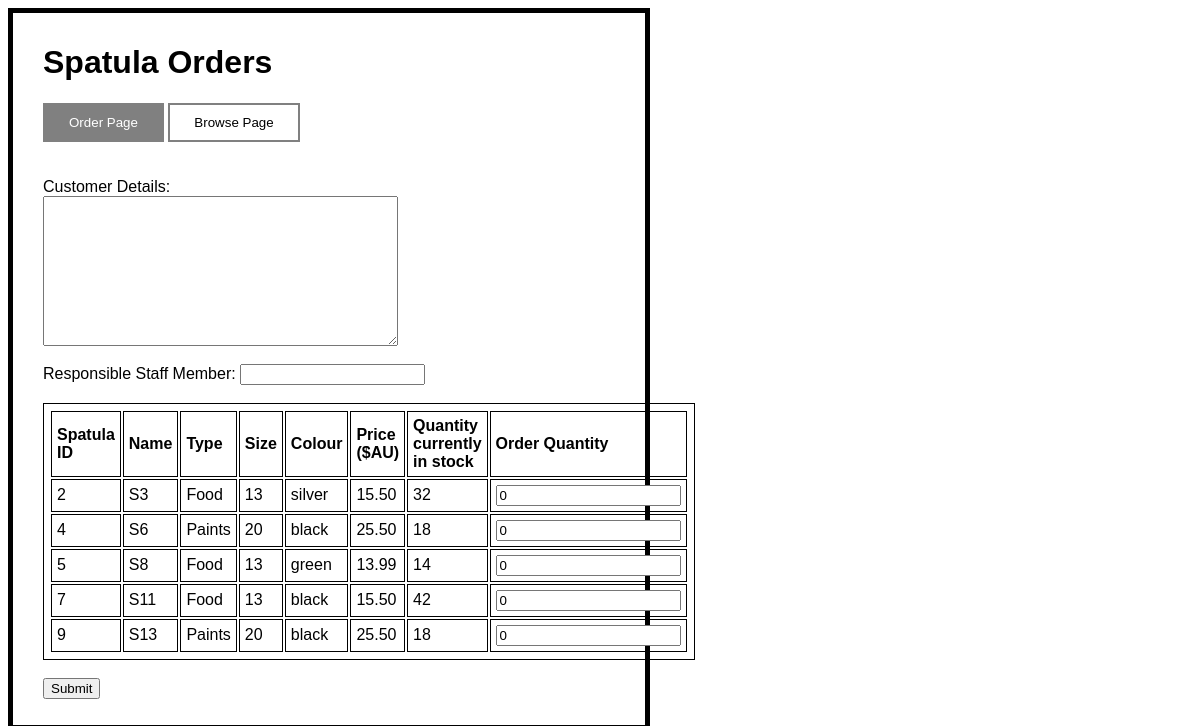
The app's page /order.php with its own data.
### tables this page shows
CREATE TABLE IF NOT EXISTS Spatula (
  idSpatula INT NOT NULL AUTO_INCREMENT,
  Name VARCHAR(45) NULL,
  Type ENUM('Food','Drugs','Paints','Plaster'),
  Size VARCHAR(50),
  Colour VARCHAR(50),
  Price DECIMAL(10,2),
  QuantityInStock INT,
  PRIMARY KEY (idSpatula));

### order.php (the view, shortened to what this page needs)
<html>
<head>
<link rel="stylesheet" href="style.css">
</head>
<body>
<div>
<h1>Spatula Orders</h1>
<a href='order.php'><input type='button' class='buttonOnPage' value='Order Page'/></a>
<a href='browse.php'><input type='button' class='button' value='Browse Page'/></a>
<br>
<br>
<br>
<?php
echo "<form method='POST' action='orderSubmit.php'>";
echo "Customer Details:<br>";
echo" <textarea style='width:60%;height:150px;' name='CustomerDetails'></textarea> ";
echo "<br><br>";
echo "Responsible Staff Member: ";
echo "<input type='text'/ name='ResponsibleStaffMember'> ";
echo "<br><br>";
echo "<table>";
$result_In_Stock = mysqli_query($con,"SELECT * FROM Spatula WHERE QuantityInStock > 0");
echo "<tr>";
	echo "<th>Spatula ID</th>";
	echo "<th>Name</th>";
	echo "<th>Type</th>";
	echo "<th>Size</th>";
	echo "<th>Colour</th>";
	echo "<th>Price (\$AU)</th>";
	echo "<th>Quantity currently in stock</th>";
	echo "<th>Order Quantity</th>";
echo "</tr>";
while($row = mysqli_fetch_array($result_In_Stock)) {
echo "<tr>";
	echo "<td>" . $row['idSpatula'] . "</td><td>"
	. $row['Name'] . "</td><td>"
	. $row['Type'] . "</td><td>"
	. $row['Size'] . "</td><td>"
	. $row['Colour'] . "</td><td>"
	. $row['Price'] . "</td><td>"
	. $row['QuantityInStock'] . "</td><td>
	<input type='text' value='0' name='Quantity[]'/></td>";
echo "</tr>";
}
echo "</table>";
echo "<br>";
echo "<input type = 'submit'/>";
echo "</form>";
?>
</div>
</body>
</html>

### style.css (style rules this page uses)
body { font-size: 1em ; color: black ; font-family: Arial, serif ; }
table, th, td { border: 1px solid black; padding: 5px; text-align: left; }
.button { background-color: white; color: black; border: 2px solid grey; padding: 10px 24px; }
.buttonOnPage { background-color: grey; color: white; border: 2px solid grey; padding: 10px 24px; }
div { border:5px solid black ; border-color: black; padding: 10px 10px 10px 30px; max-width: 50% }

### records on screen
spatula: idSpatula "2", Name "S3", Type "Food", Size "13", Colour "silver", Price "15.50", QuantityInStock "32"
spatula: idSpatula "4", Name "S6", Type "Paints", Size "20", Colour "black", Price "25.50", QuantityInStock "18"
spatula: idSpatula "5", Name "S8", Type "Food", Size "13", Colour "green", Price "13.99", QuantityInStock "14"
spatula: idSpatula "7", Name "S11", Type "Food", Size "13", Colour "black", Price "15.50", QuantityInStock "42"
spatula: idSpatula "9", Name "S13", Type "Paints", Size "20", Colour "black", Price "25.50", QuantityInStock "18"
